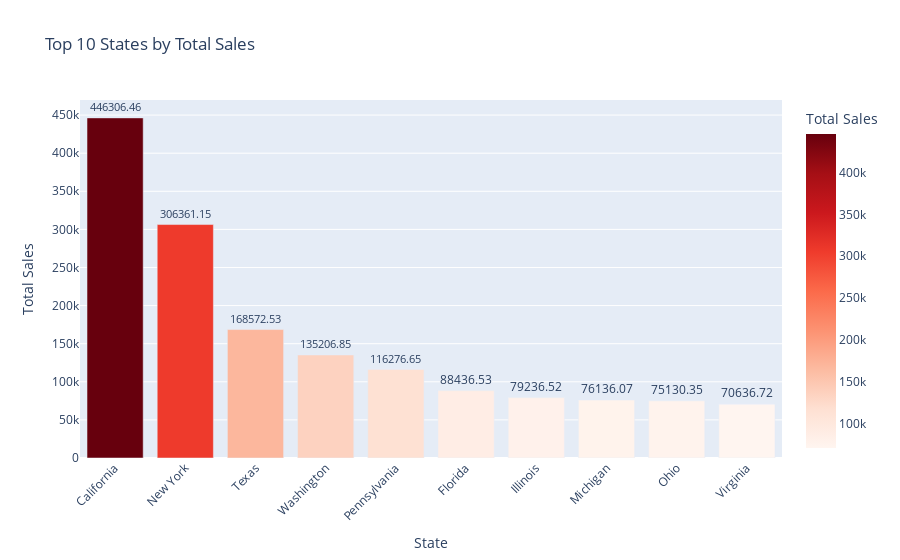

Source (notebook cell):
### Code cell
df_state_top10_sales = df.groupby('State')['Sales'].sum().sort_values(ascending=False).head(10).reset_index()
# ... existing code ...
import plotly.express as px

# Create an interactive bar chart
fig = px.bar(df_state_top10_sales, x='State', y='Sales', 
             title='Top 10 States by Total Sales', 
             labels={'Sales': 'Total Sales'},
             text='Sales', 
             color='Sales', 
             color_continuous_scale='Reds')

fig.update_traces(texttemplate='%{text:.2f}', textposition='outside')
fig.update_layout(xaxis_title='State', yaxis_title='Total Sales', 
                  xaxis_tickangle=-45)
fig.show()

### Figure 1 — Plotly figure (JSON) as saved in the notebook; plotly's stock layout.template omitted (floating-point values rounded to 4 significant figures)
{"data": [{"alignmentgroup": "True", "hovertemplate": "State=%{x}<br>Total Sales=%{marker.color}<extra></extra>", "legendgroup": "", "marker": {"color": [446300.0, 306400.0, 168600.0, 135200.0, 116300.0, 88440.0, 79240.0, 76140.0, 75130.0, 70640.0], "coloraxis": "coloraxis", "pattern": {"shape": ""}}, "name": "", "offsetgroup": "", "orientation": "v", "showlegend": false, "text": [446300.0, 306400.0, 168600.0, 135200.0, 116300.0, 88440.0, 79240.0, 76140.0, 75130.0, 70640.0], "textposition": "outside", "texttemplate": "%{text:.2f}", "type": "bar", "x": ["California", "New York", "Texas", "Washington", "Pennsylvania", "Florida", "Illinois", "Michigan", "Ohio", "Virginia"], "xaxis": "x", "y": [446300.0, 306400.0, 168600.0, 135200.0, 116300.0, 88440.0, 79240.0, 76140.0, 75130.0, 70640.0], "yaxis": "y"}], "layout": {"barmode": "relative", "coloraxis": {"colorbar": {"title": {"text": "Total Sales"}}, "colorscale": [[0, "rgb(255,245,240)"], [0.125, "rgb(254,224,210)"], [0.25, "rgb(252,187,161)"], [0.375, "rgb(252,146,114)"], [0.5, "rgb(251,106,74)"], [0.625, "rgb(239,59,44)"], [0.75, "rgb(203,24,29)"], [0.875, "rgb(165,15,21)"], [1, "rgb(103,0,13)"]]}, "legend": {"tracegroupgap": 0}, "title": {"text": "Top 10 States by Total Sales"}, "xaxis": {"anchor": "y", "domain": [0, 1], "tickangle": -45, "title": {"text": "State"}}, "yaxis": {"anchor": "x", "domain": [0, 1], "title": {"text": "Total Sales"}}}}
